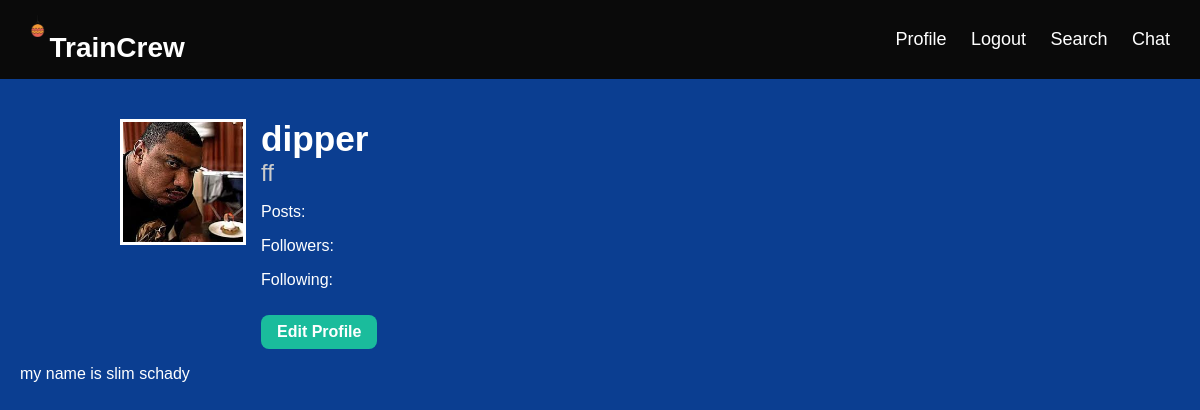
Screenshot of /profile/ (signed in) with the database file from the repository.
### app/models.py (models this page shows, shortened)
class Profile(models.Model):
    name = models.CharField(max_length=20)
    description = models.TextField(blank=True)
    user = models.OneToOneField(User, on_delete=models.CASCADE, related_name='profile', null=True)
    avatar = models.ImageField(upload_to='avatars/', blank=True, null=True)
    bio = models.TextField(blank=True)
    followers = models.ManyToManyField(User, related_name='following', blank=True)

### app/views.py (the view)
# urls.py: path('profile/', views.profile, name='profile'),
@login_required
def profile(request):
    profile = get_object_or_404(Profile, user=request.user)
    return render(request, 'app/profile.html', {'profile': profile, 'owner': True})

### app/templates/app/profile.html (shortened to what this page needs)
{% extends 'app/base.html' %}
{% load static %}
{% block content %}
<div class="profile-container">
<div style="display: flex; gap: 15px; justify-content: flex-start; margin-left: 100px;">
    {% if profile.avatar %}
        <img src="{{ profile.avatar.url }}" alt="Avatar"
             style="width: 120px; height: 120px; object-fit: cover; border: 3px solid white;">
    {% else %}
        <img src="{% static 'app/images/default-avatar.jpg' %}" alt="Avatar"
             style="width: 120px; height: 120px; object-fit: cover; border: 3px solid white;">
    {% endif %}
    <div style="display: flex; flex-direction: column; justify-content: center;">
        <h2 style="
            font-size: 2.2rem;
            font-weight: bold;
            font-family: 'Arial', sans-serif;
            color: white;
            margin: 0;">
            {{ profile.user }}
        </h2>
        <h3 style="
            font-size: 1.5rem;
            font-weight: normal;
            font-family: 'Arial', sans-serif;
            color: #ccc;
            margin: 0;">
            {{ profile.name }}
        </h3>
<div class="profile-stats">
    <p>Posts: {{ posts_count }}</p>
    <p>Followers: {{ followers_count }}</p>
    <p>Following: {{ following_count }}</p>
</div>
        {% if owner %}
        <a href="{% url 'edit_profile' %}"
   style="
       display: inline-block;
       margin-top: 10px;
       padding: 8px 16px;
       border-radius: 8px;
       background-color: #1abc9c;
       color: white;
       text-decoration: none;
       font-weight: bold;
   ">
   Edit Profile
</a>
          {% endif %}
    </div>
</div>
    {% if profile.bio %}
        <p class="bio">{{ profile.bio }}</p>
    {% endif %}
</div>
{% endblock %}

### app/static/app/base.css (style rules this page uses)
body { margin: 0; font-family: Arial, sans-serif; background-size: cover; min-height: 100vh; overflow-x: hidden; color: white; }

### rows the page displays
Profile: avatar (picture), user "dipper", name "ff", bio "my name is slim schady"
